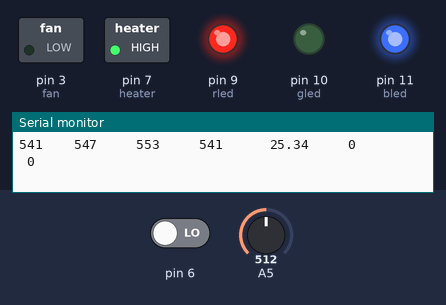
Bench run of a sketch on a simulated Arduino Uno, built with avr-gcc and run on an emulated ATmega328P. Parts: switched loads named in the sketch (green lamp = pin HIGH), output pins drawn as LEDs (lit = HIGH), the last lines printed to the serial monitor. Inputs (shaded band) come from the test bench; at power-on: A5 = 512, pin 6 LOW.

Above: at 1.9 s.
2.0 s: A5 set to 541
At 2.8 s:
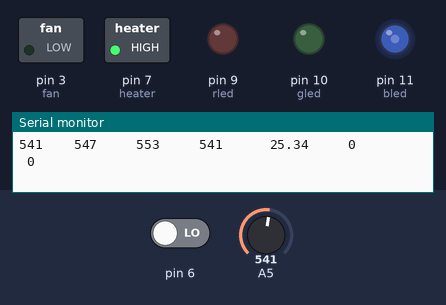
3.6 s: A5 set to 716
At 5.4 s:
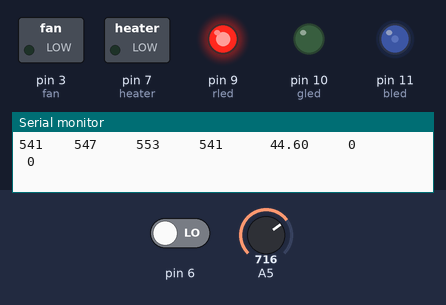
5.7 s: A5 set to 900
At 7.3 s:
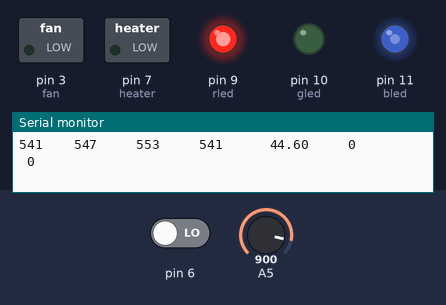
7.8 s: A5 set to 511
At 8.9 s:
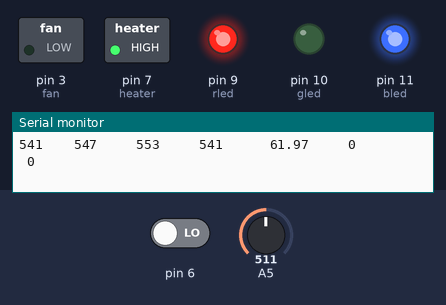
Timing chart, 0 to 10.8 s (numbered marks = the images above; inputs shaded):
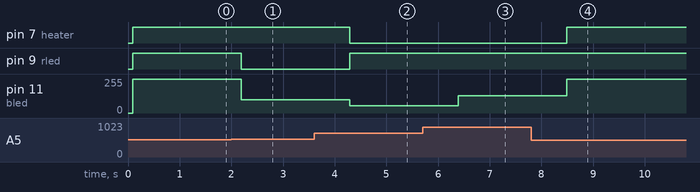

Measured:
- the behaviour switches between 540 and 541 on A5 (found by bisection; images 0 and 1)
- after the input at 2.0 s, pin 9 (rled): HIGH → LOW after 0.19 s; pin 11 (bled): 255/255 → 100/255 after 0.19 s
- after the input at 3.6 s, pin 7 (heater): HIGH → LOW after 0.69 s; pin 9 (rled): LOW → HIGH after 0.69 s; pin 11 (bled): 100/255 → 56/255 after 0.69 s
- after the input at 5.7 s, pin 11 (bled): 56/255 → 129/255 after 0.69 s
- after the input at 7.8 s, pin 7 (heater): LOW → HIGH after 0.69 s; pin 11 (bled): 129/255 → 255/255 after 0.69 s

The sketch:

therm_ui_connect.ino
```cpp
//  TRYLEN STEPHENS - ENGR-120 - CANISTER OVEN PROJECT

//INTEGERS

int tempA;
float tempC;
float tempF;         // Declared but not used, left as is
float setpointC = 25.8;
int setpointA;
int sigma = 2;
int rled = 9;
int gled = 10;
int bled = 11;
int heater = 7;
int fan = 3;
int heaterval;
int fanval;
int Stdev = 3;

//** PIN SETUP**//
void setup() {
  Serial.begin(9600);

  pinMode(rled, OUTPUT); // RGB outputs
  pinMode(gled, OUTPUT); //optional
  pinMode(bled, OUTPUT);
  pinMode(heater, OUTPUT);
  pinMode(6, INPUT);
  pinMode(fan, OUTPUT);

  //** CALCULATIONS**//
  setpointA = 12.2727 * setpointC + 231.136;
  int UCLA = setpointA + 3 * sigma;
  int LCLA = setpointA - 3 * sigma;
  float UCLC = 0.0815 * UCLA - 18.833; // Not used further, but retained
  float LCLC = 0.0815* LCLA - 18.833; // Not used further, but retained

  tempC = 0.0815 * tempA - 18.833;
  Serial.println("    ");
  Serial.println("    ");
  Serial.println("    ");
  Serial.print(UCLC);
  Serial.println("   ");
  Serial.print(LCLC);
  Serial.println("   ");
}

void loop() {
  int UCLA = setpointA + 3 * sigma;
  int LCLA = setpointA - 3 * sigma;

  //** PRINT VALUES**//
  String titles[7] = {"LCLA", "SP", "UCLA", "TempA", "TempC", "Heater", "Fan" };
  for (int i = 0; i < 7; i++) {
    Serial.print(titles[i]);
    if (i < 6) {
      Serial.print("    ");
    }
  }
  Serial.println("");

  Serial.print(LCLA);
  Serial.print("    ");
  Serial.print(setpointA);
  Serial.print("     ");
  Serial.print(UCLA);
  Serial.print("     ");
  Serial.print(tempA);
  Serial.print("      ");
  Serial.print(tempC);
  Serial.print("     ");
  Serial.print(heaterval);
  Serial.print("         ");
  Serial.print(fanval);
  Serial.println("   ");

  if (digitalRead(6)) {
    heaterval = 1;
  }
  if (!digitalRead(6)) {
    heaterval = 0;
  }
  if (digitalRead(fan)) {
    fanval = 1;
  }
  if (!digitalRead(fan)) {
    fanval = 0;
  }

  //** CALCULATE **//
  tempA = analogRead(5);
  tempC = 0.0944 * tempA - 22.989;
  // tempF = (9.0 / 5.0) * tempC + 32; // Declared, but never used, left as is

  // Mapping color values to temp
  int Redmap = map(tempA, LCLA, UCLA, 0, 200);
  int Bluemap = map(tempA, UCLA, LCLA, 255, 100);
  //int Gmap = map(tempA, UCLA, LCLA, 255, 100);
  //int Gmap = map(tempA, UCLA, LCLA, 0, 100);

  analogWrite(rled, Redmap);
  analogWrite(bled, Bluemap);

  //** CONTROLS**//
  if (tempA > UCLA) {
    FanOn();
    HeaterOff();
    analogWrite(rled, 255);
  }
  if (tempA < setpointA) {
    FanOff();
  }
  if (tempA < LCLA) {
    HeaterOn();
    analogWrite(bled, 255);
  }
  if (tempA = LCLA) {
    FanOff();
  }
  delay(1000);
}

//** USER FUNCTIONS**//
void FanOn() {
  digitalWrite(fan, HIGH);
}

void FanOff() {
  digitalWrite(fan, LOW);
}

void HeaterOn() {
  digitalWrite(heater, HIGH);
}

void HeaterOff() {
  digitalWrite(heater, LOW);
}
```
